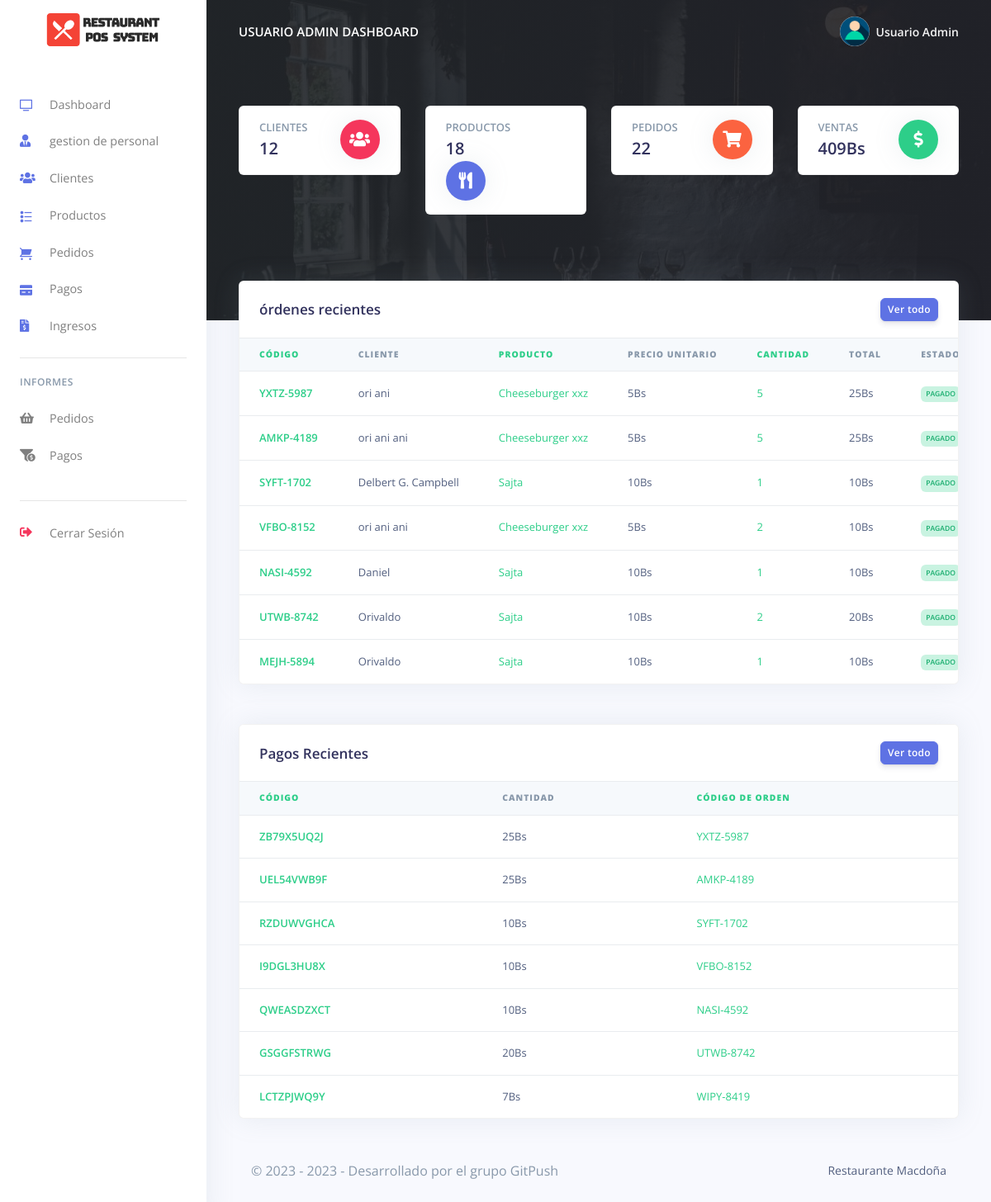
The app's page /Restro/admin/dashboard.php (signed in), older data.
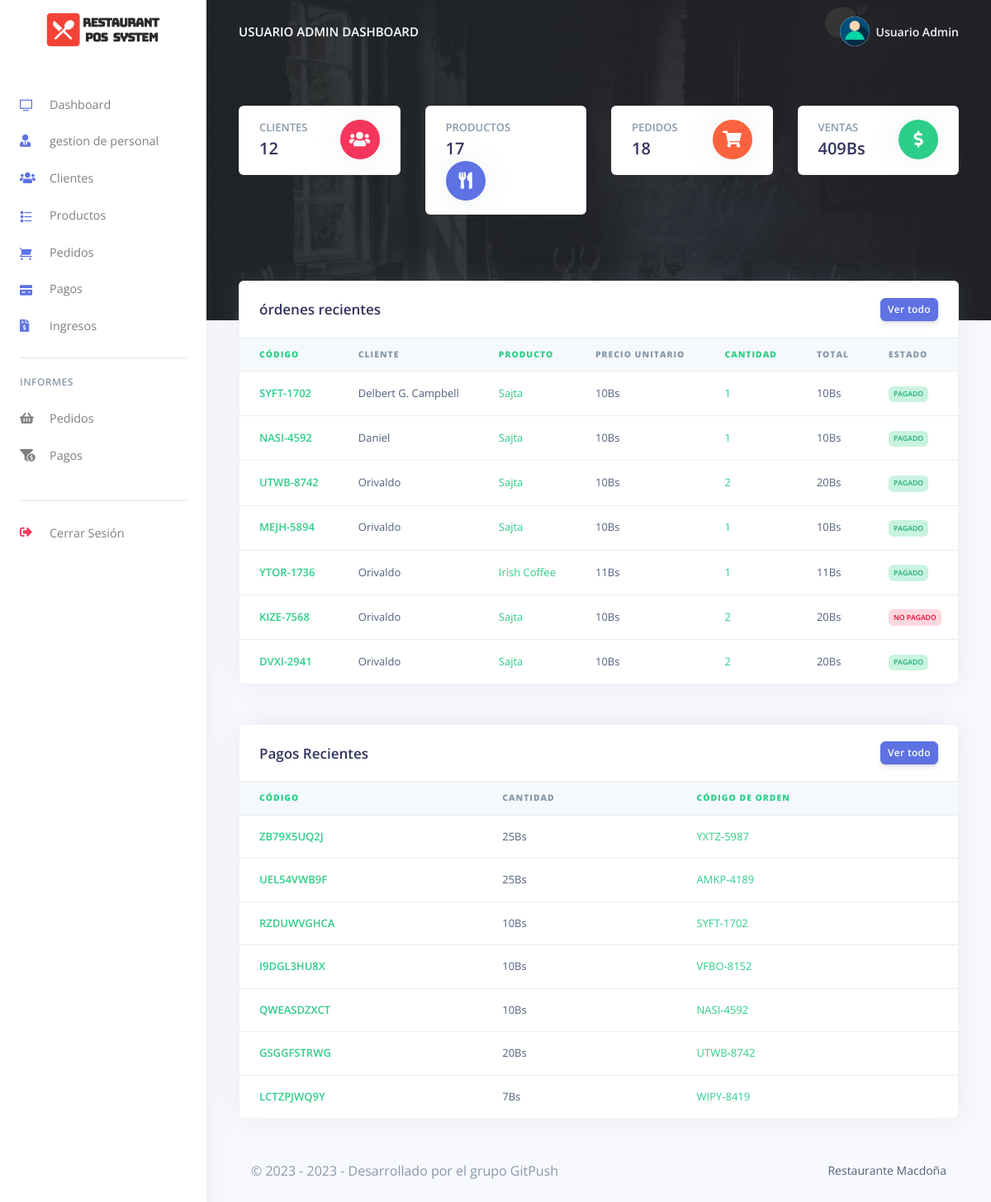
The same page, newer data.
### tables this page shows
CREATE TABLE `rpos_admin` (
  `admin_id` varchar(200) NOT NULL,
  `admin_name` varchar(200) NOT NULL,
  `admin_email` varchar(200) NOT NULL,
  `admin_password` varchar(200) NOT NULL
);

CREATE TABLE `rpos_pedidos` (
  `pedido_id` varchar(200) NOT NULL,
  `pedido_code` varchar(200) NOT NULL,
  `cliente_id` varchar(200) NOT NULL,
  `cliente_nombre` varchar(200) NOT NULL,
  `prod_id` varchar(200) NOT NULL,
  `prod_nombre` varchar(200) NOT NULL,
  `prod_precio` varchar(200) NOT NULL,
  `prod_cant` varchar(200) NOT NULL,
  `pedido_status` varchar(200) NOT NULL,
  `created_at` timestamp(6) NOT NULL DEFAULT current_timestamp(6) ON UPDATE current_timestamp(6)
);

CREATE TABLE `rpos_pagos` (
  `pago_id` varchar(200) NOT NULL,
  `pago_code` varchar(200) NOT NULL,
  `pedido_code` varchar(200) NOT NULL,
  `cliente_id` varchar(200) NOT NULL,
  `pago_monto` varchar(200) NOT NULL,
  `pago_metodo` varchar(200) NOT NULL,
  `created_at` timestamp(6) NOT NULL DEFAULT current_timestamp(6) ON UPDATE current_timestamp(6)
);

### Restro/admin/partials/_analytics.php (called while the page is built, shortened)
<?php
$query = "SELECT COUNT(*) FROM `rpos_pedidos` ";
$stmt = $mysqli->prepare($query);
$stmt->execute();
$stmt->bind_result($orders);
$query = "SELECT COUNT(*) FROM `rpos_productos` ";
$stmt = $mysqli->prepare($query);
$stmt->execute();
$stmt->bind_result($products);

### Restro/admin/dashboard.php (the view, shortened to what the changed rows need)
<?php
include('config/config.php');
require_once('partials/_head.php');
require_once('partials/_analytics.php');
?>
<body>
  <?php
  require_once('partials/_sidebar.php');
  ?>
  <div class="main-content">
    <?php
    require_once('partials/_topnav.php');
    ?>
    <div style="background-image: url(assets/img/theme/restro00.jpg); background-size: cover;" class="header  pb-8 pt-5 pt-md-8">
      <div class="container-fluid">
        <div class="header-body">
          <div class="row">
            <div class="col-xl-3 col-lg-6">
              <div class="card card-stats mb-4 mb-xl-0">
                <div class="card-body">
                  <div class="row">
                    <div class="col">
                      <h5 class="card-title text-uppercase text-muted mb-0">Productos</h5>
                      <span class="h2 font-weight-bold mb-0"><?php echo $products; ?></span>
                    </div>
                  </div>
                </div>
              </div>
            </div>
            <div class="col-xl-3 col-lg-6">
              <div class="card card-stats mb-4 mb-xl-0">
                <div class="card-body">
                  <div class="row">
                    <div class="col">
                      <h5 class="card-title text-uppercase text-muted mb-0">Pedidos</h5>
                      <span class="h2 font-weight-bold mb-0"><?php echo $orders; ?></span>
                    </div>
                  </div>
                </div>
              </div>
            </div>
          </div>
        </div>
      </div>
    </div>
    <div class="container-fluid mt--7">
      <div class="row mt-5">
        <div class="col-xl-12 mb-5 mb-xl-0">
          <div class="card shadow">
            <div class="table-responsive">
              <table class="table align-items-center table-flush">
                <thead class="thead-light">
                  <tr>
                    <th class="text-success" scope="col"><b>CÓDIGO</b></th>
                    <th scope="col"><b>CLIENTE</b></th>
                    <th class="text-success" scope="col"><b>PRODUCTO</b></th>
                    <th scope="col"><b>PRECIO UNITARIO</b></th>
                    <th class="text-success" scope="col"><b>CANTIDAD</b></th>
                    <th scope="col"><b>Total</b></th>
                    <th scop="col"><b>ESTADO</b></th>
                  </tr>
                </thead>
                <tbody>
                  <?php
                  $ret = "SELECT * FROM  rpos_pedidos ORDER BY `rpos_pedidos`.`created_at` DESC LIMIT 7 ";
                  $stmt = $mysqli->prepare($ret);
                  $stmt->execute();
                  $res = $stmt->get_result();
                  while ($order = $res->fetch_object()) {
                    $total = ($order->prod_precio * $order->prod_cant);
                  ?>
                    <tr>
                      <th class="text-success" scope="row"><?php echo $order->pedido_code; ?></th>
                      <td><?php echo $order->cliente_nombre; ?></td>
                      <td class="text-success"><?php echo $order->prod_nombre; ?></td>
                      <td><?php echo $order->prod_precio; ?>Bs</td>
                      <td class="text-success"><?php echo $order->prod_cant; ?></td>
                      <td><?php echo $total; ?>Bs</td>
                      <td><?php if ($order->pedido_status == '') {
                            echo "<span class='badge badge-danger'>No Pagado</span>";
                          } else {
                            echo "<span class='badge badge-success'>$order->pedido_status</span>";
                          } ?></td>
                    </tr>
                  <?php } ?>
                </tbody>
              </table>
            </div>
          </div>
        </div>
      </div>
      <div class="row mt-5">
        <div class="col-xl-12">
          <div class="card shadow">
            <div class="table-responsive">
              <table class="table align-items-center table-flush">
                <thead class="thead-light">
                  <tr>
                    <th class="text-success" scope="col"><b>CÓDIGO</b></th>
                    <th scope="col"><b>CANTIDAD</b></th>
                    <th class='text-success' scope="col"><b>CÓDIGO DE ORDEN</b></th>
                  </tr>
                </thead>
                <tbody>
                  <?php
                  $ret = "SELECT * FROM   rpos_pagos   ORDER BY `rpos_pagos`.`created_at` DESC LIMIT 7 ";
                  $stmt = $mysqli->prepare($ret);
                  $stmt->execute();
                  $res = $stmt->get_result();
                  while ($payment = $res->fetch_object()) {
                  ?>
                    <tr>
                      <th class="text-success" scope="row">
                        <?php echo $payment->pago_code; ?>
                      </th>
                      <td>
                        <?php echo $payment->pago_monto; ?>Bs
                      </td>
                      <td class='text-success'>
                        <?php echo $payment->pedido_code; ?>
                      </td>
                    </tr>
                  <?php } ?>
                </tbody>
              </table>
            </div>
          </div>
        </div>
      </div>
    </div>
  </div>
</body>
</html>

### Restro/admin/partials/_sidebar.php (shortened to what the changed rows need)
<?php
$admin_id = $_SESSION['admin_id'];
$ret = "SELECT * FROM  rpos_admin  WHERE admin_id = '$admin_id'";
$stmt = $mysqli->prepare($ret);
$stmt->execute();
$res = $stmt->get_result();
while ($admin = $res->fetch_object()) {
?>
  <nav class="navbar navbar-vertical fixed-left navbar-expand-md navbar-light bg-white" id="sidenav-main">
    <div class="container-fluid">
      <a class="navbar-brand pt-0" href="dashboard.php">
        <img src="assets/img/brand/repos.png" class="navbar-brand-img" alt="...">
      </a>
      <div class="collapse navbar-collapse" id="sidenav-collapse-main">
        <ul class="navbar-nav">
          <li class="nav-item">
            <a class="nav-link" href="dashboard.php">
              <i class="ni ni-tv-2 text-primary"></i> Dashboard
            </a>
          </li>
          <li class="nav-item">
            <a class="nav-link" href="hrm.php">
              <i class="fas fa-user-tie text-primary"></i> gestion de personal
            </a>
          </li>
          <li class="nav-item">
            <a class="nav-link" href="customes.php">
              <i class="fas fa-users text-primary"></i> Clientes
            </a>
          </li>
          <li class="nav-item">
            <a class="nav-link" href="products.php">
              <i class="ni ni-bullet-list-67 text-primary"></i>Productos
            </a>
          </li>
          <li class="nav-item">
            <a class="nav-link" href="orders.php">
              <i class="ni ni-cart text-primary"></i> Pedidos
            </a>
          </li>
          <li class="nav-item">
            <a class="nav-link" href="payments.php">
              <i class="ni ni-credit-card text-primary"></i> Pagos
            </a>
          </li>
          <li class="nav-item">
            <a class="nav-link" href="receipts.php">
              <i class="fas fa-file-invoice-dollar text-primary"></i> Ingresos
            </a>
          </li>
        </ul>
        <hr class="my-3">
        <h6 class="navbar-heading text-muted">Informes</h6>
        <ul class="navbar-nav mb-md-3">
          <li class="nav-item">
            <a class="nav-link" href="orders_reports.php">
              <i class="fas fa-shopping-basket"></i> Pedidos
            </a>
          </li>
          <li class="nav-item">
            <a class="nav-link" href="payments_reports.php">
              <i class="fas fa-funnel-dollar"></i> Pagos
            </a>
          </li>
        </ul>
        <hr class="my-3">
        <ul class="navbar-nav mb-md-3">
          <li class="nav-item">
            <a class="nav-link" href="logout.php">
              <i class="fas fa-sign-out-alt text-danger"></i> Cerrar Sesión
            </a>
          </li>
        </ul>
      </div>
    </div>
  </nav>
<?php } ?>

### Restro/admin/partials/_topnav.php (shortened to what the changed rows need)
<?php
$admin_id = $_SESSION['admin_id'];
$ret = "SELECT * FROM  rpos_admin  WHERE admin_id = '$admin_id'";
$stmt = $mysqli->prepare($ret);
$stmt->execute();
$res = $stmt->get_result();
while ($admin = $res->fetch_object()) {
?>
    <nav class="navbar navbar-top navbar-expand-md navbar-dark" id="navbar-main">
        <div class="container-fluid">
            <a class="h4 mb-0 text-white text-uppercase d-none d-lg-inline-block" href="dashboard.php"><?php echo $admin->admin_name; ?> Dashboard</a>
            <ul class="navbar-nav align-items-center d-none d-md-flex">
                <li class="nav-item dropdown">
                    <a class="nav-link pr-0" href="#" role="button" data-toggle="dropdown" aria-haspopup="true" aria-expanded="false">
                        <div class="media align-items-center">
                            <span class="avatar avatar-sm rounded-circle">
                                <img alt="Image placeholder" src="assets/img/theme/user-a-min.png">
                            </span>
                            <div class="media-body ml-2 d-none d-lg-block">
                                <span class="mb-0 text-sm  font-weight-bold"><?php echo $admin->admin_name; ?></span>
                            </div>
                        </div>
                    </a>
                </li>
            </ul>
        </div>
    </nav>
<?php } ?>

Row changes from the older to the newer data that the page shows:
removed rpos_pedidos: pedido_code "YXTZ-5987", cliente_nombre "ori ani", prod_nombre "Cheeseburger xxz", prod_precio "5", prod_cant "5", total "25", pedido_status "PAGADO"
removed rpos_pedidos: pedido_code "AMKP-4189", cliente_nombre "ori ani ani", prod_nombre "Cheeseburger xxz", prod_precio "5", prod_cant "5", total "25", pedido_status "PAGADO"
removed rpos_pedidos: pedido_code "VFBO-8152", cliente_nombre "ori ani ani", prod_nombre "Cheeseburger xxz", prod_precio "5", prod_cant "2", total "10", pedido_status "PAGADO"
now on this page (row unchanged): rpos_pedidos: pedido_code "YTOR-1736", cliente_nombre "Orivaldo", prod_nombre "Irish Coffee", prod_precio "11", prod_cant "1", pedido_status "PAGADO"
now on this page (row unchanged): rpos_pedidos: pedido_code "KIZE-7568", cliente_nombre "Orivaldo", prod_nombre "Sajta", prod_precio "10", prod_cant "2", total "20", pedido_status "NO PAGADO"
now on this page (row unchanged): rpos_pedidos: pedido_code "DVXI-2941", cliente_nombre "Orivaldo", prod_nombre "Sajta", prod_precio "10", prod_cant "2", total "20", pedido_status "PAGADO"
Text that changed along with them:
$products: "18" → "17"
$orders: "22" → "18"
